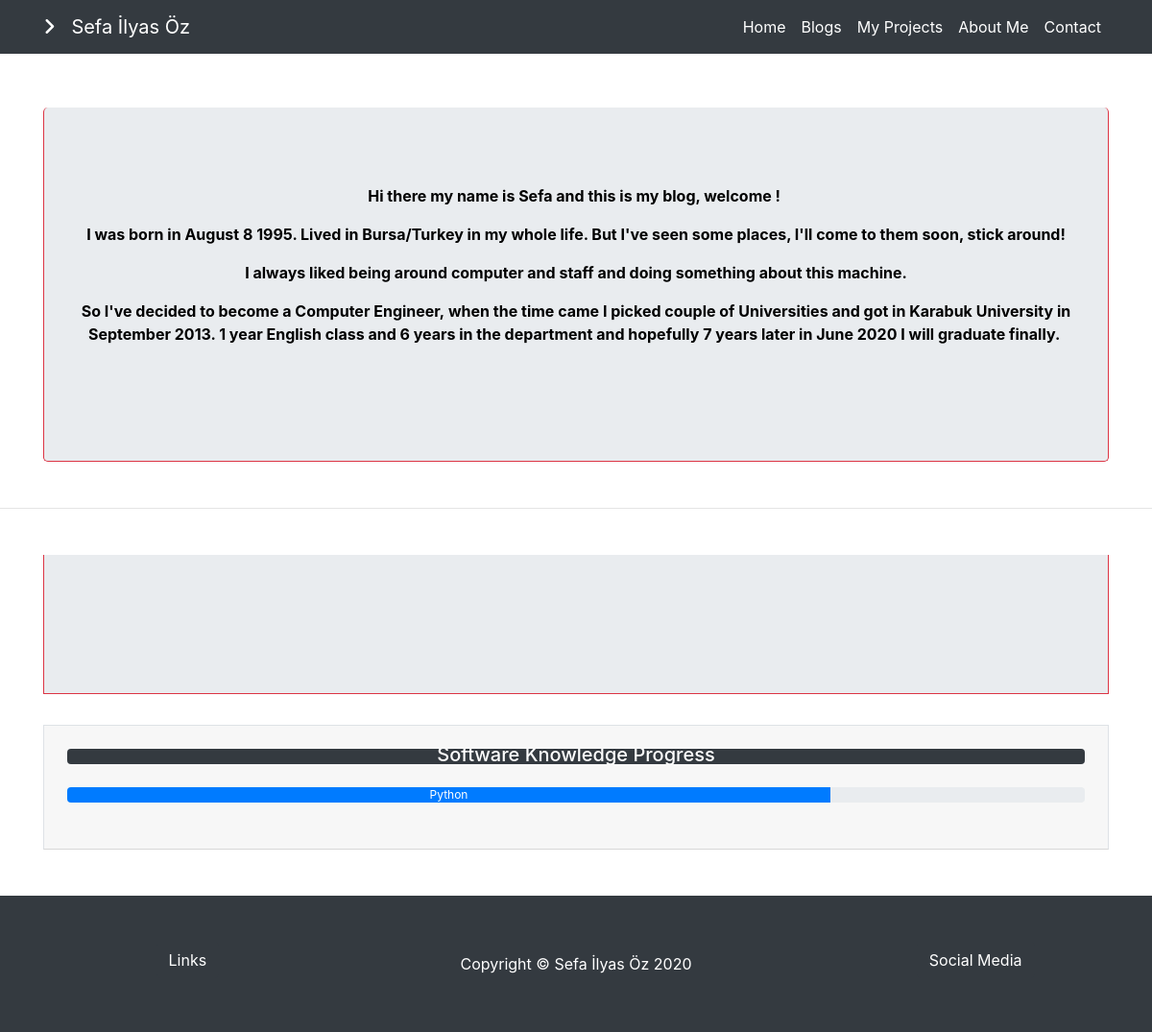
Before: /aboutme with the older database file.
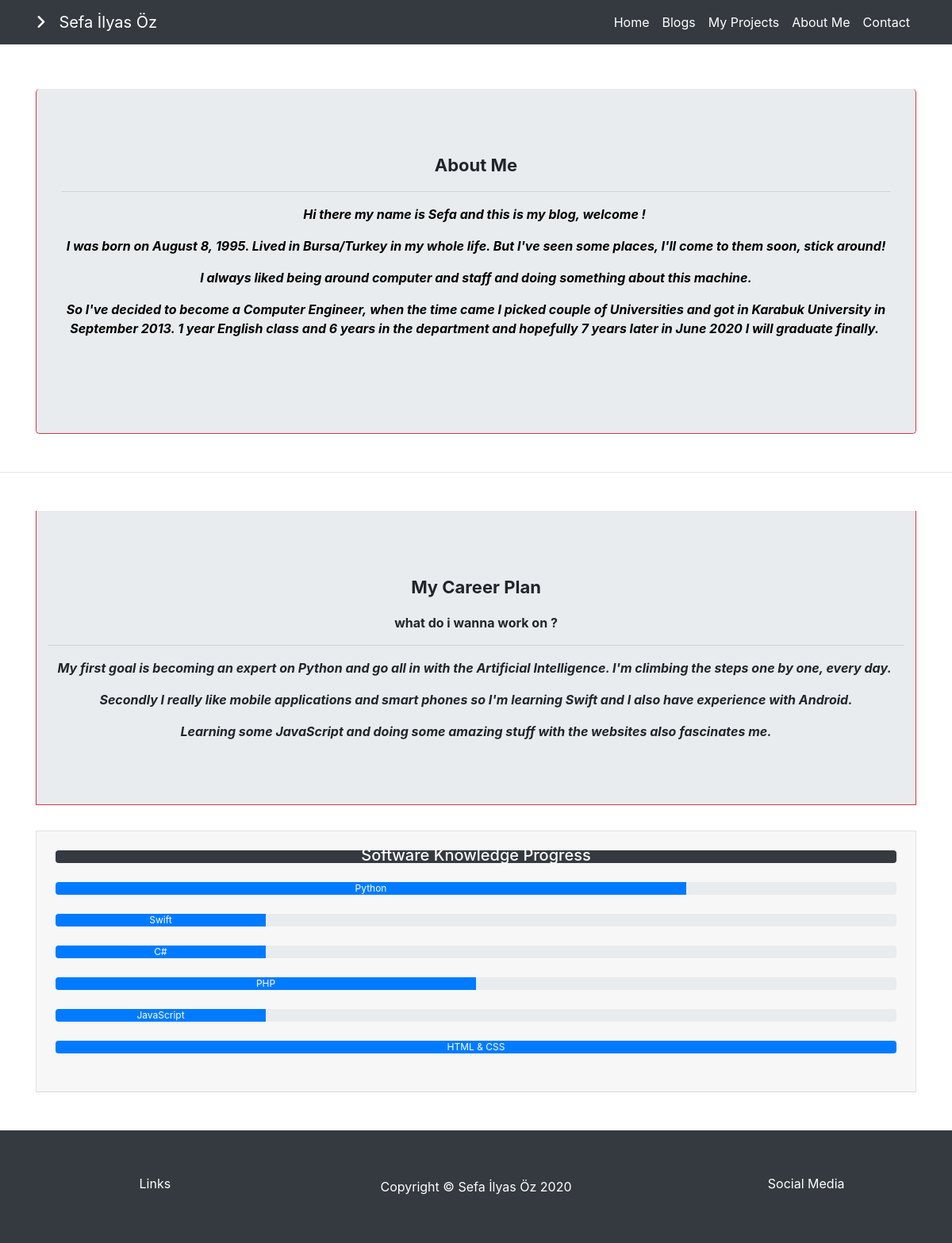
After: the same page with the newer database file.
### pages/models.py (models this page shows, shortened)
class Setting(models.Model):
    STATUS = (
        ('TRUE', 'EVET'),
        ('FALSE', 'HAYIR'),
    )
    title = models.CharField(blank=True, max_length=150, verbose_name="Site Adı")
    keywords = models.CharField(blank=True, max_length=100)
    description = models.CharField(blank=True, max_length=100)
    company = models.CharField(blank=True, max_length=100, verbose_name="Şirket Adı")
    address = models.CharField(blank=True, max_length=200, verbose_name="Adres")
    phone = models.CharField(blank=True, max_length=15, verbose_name="Telefon")
    fax = models.CharField(blank=True, max_length=15, verbose_name="Fax")
    email = models.CharField(blank=True, max_length=100, verbose_name="Email")
    smtpserver = models.CharField(blank=True, max_length=100)
    smtpemail = models.CharField(blank=True, max_length=100)
    smtppassword = models.CharField(blank=True, max_length=100)
    smtpport = models.CharField(blank=True, max_length=10)
    icon = models.ImageField(blank=True, upload_to='',verbose_name="Logo")
    facebook = models.CharField(blank=True, max_length=100)
    twitter = models.CharField(blank=True, max_length=100)
    instagram = models.CharField(blank=True, max_length=100)
    youtube = models.CharField(blank=True, max_length=100, default="")
    github = models.CharField(blank=True, max_length=100, default="")
    kariyer = models.CharField(blank=True, max_length=100, default="")
    aboutme = RichTextField()
    contact = RichTextField()
    career = RichTextField()
    welcoming = RichTextField()
    status = models.CharField(max_length=10, choices=STATUS)
    create_at = models.DateTimeField(auto_now_add=True)
    update_at = models.DateTimeField(auto_now=True)
    def image_tag(self):
        return mark_safe('<img src="{}" height="50" />'.format(self.icon.url))
    image_tag.short_description = 'Logo'

### projects/models.py (models this page shows, shortened)
class Language(models.Model):
    STATUS = (
        ('Yayında', 'Yayında'),
        ('Yeni', 'Yeni'),
        ('Kaldırıldı', 'Kaldırıldı'),
    )
    name = models.CharField(blank=True, max_length=250, verbose_name="Dil")
    progress = models.IntegerField(blank=True, verbose_name="İlerleme", default=0)
    numberofprojects = models.IntegerField(blank=True, verbose_name="Yapılan Proje Sayısı", default=0)
    status = models.CharField(blank=True, choices=STATUS, default='Yeni', max_length=15)
    created_date = models.DateTimeField(auto_now_add=True, verbose_name="Oluşturulma Tarihi")
    updated_date = models.DateTimeField(auto_now=True, verbose_name="Güncellenme Tarihi")

### pages/views.py (the view)
# urls.py: path('aboutme', views.aboutme, name="about"),
def aboutme(request):
    settings = Setting.objects.get(pk=1)
    languages = Language.objects.filter(status='Yayında')
    context = {'settings': settings, 'languages': languages}
    return render(request, 'pages/about.html', context)

### templates/pages/about.html
{% extends 'homebase.html' %}
{% block content %}
<div class="container">
    <div class="jumbotron text-center border-left border-right border-bottom border-danger ">
        <p> {{ settings.aboutme | safe }} </p>
    </div>
</div>
<hr class="mb-5 mt-5">
<div class="container">
    <div class="jumbotron-fluid text-center jumbotron border-left border-right border-bottom border-danger">
        <div class="container">
            <p>
                {{ settings.career | safe }}
            </p>
        </div>
    </div>
    <div class="card-header text-center navbar-expand p-4 mb-5 border-left border-right border-top ">
        <div class="progress ">
            <div class="progress-bar bg-dark pt-2 pb-1" style="width: 100%;">
                <h5 class="display-5">
                    Software Knowledge Progress
                </h5>
            </div>
        </div>
        <br>
        {% for lang in languages %}
            <div class="progress">
                <div class="progress-bar w-{{ lang.progress }}">
                    {{ lang.name }}
                </div>
            </div>
            <br>
        {% endfor %}
    </div>
</div>
{% endblock %}

### templates/homebase.html (shortened to what this page needs)
<!DOCTYPE html>
<html lang="en">
<head>
    {% load static %}
    <link rel="stylesheet" href="https://stackpath.bootstrapcdn.com/bootstrap/4.4.1/css/bootstrap.min.css">
</head>
<body>
    {% include "pages/navbar.html" %}
    {% block content %} {% endblock %}
    {% include "pages/footer.html" %}
</body>
</html>

### templates/pages/navbar.html (shortened to what this page needs)
 <navbar class="navbar navbar-expand-md bg-dark mb-5 fixed-top">
        <div class="container">
            <a href="/" class="navbar-brand text-white">
                <i class="fas fa-angle-right"> </i> &nbsp; Sefa İlyas Öz
            </a>
            <div id="navbarCollapse" class="collapse navbar-collapse">
                <ul class="navbar-nav ml-auto">
                    <li class="nav-item">
                        <a href="/" class="nav-link ac text-white">
                            Home
                        </a>
                    </li>
                    <li class="nav-item">
                        <a href="/blogs" class="nav-link ac text-white">
                            Blogs
                        </a>
                    </li>
                    <li class="nav-item">
                        <a href="/projects" class="nav-link ac text-white">
                            My Projects
                        </a>
                    </li>
                    <li class="nav-item">
                        <a href="/aboutme" class="nav-link ac text-white">
                            About Me
                        </a>
                    </li>
                    <li class="nav-item">
                        <a href="/contact" class="nav-link ac text-white">
                            Contact
                        </a>
                    </li>
                </ul>
            </div>
        </div>
 </navbar>
 <navbarr class="navbar navbar-expand mt-5 mb-5">
 </navbarr>

### templates/pages/footer.html (shortened to what this page needs)
<div class="footer">
    <navbar class="navbar-expand bg-dark p-5 navbar text-white">
        <div class="col-md-4">
            <div class="col-md-6" style="margin: auto">
                    <button class="btn btn-dark d-block mb-2" data-toggle="collapse" data-target="#collapse-btn-1">Links</button>
            </div>
        </div>
        <div class="col-md-4 text-center">
            Copyright &copy; {{ settings.title }} 2020
        </div>
        <div class="col-md-4">
           <div class="col-md-7" style="margin-left: auto">
                    <button class="btn btn-dark d-block mb-2" data-toggle="collapse" data-target="#collapse-btn-2">Social Media</button>
            </div>
        </div>
    </navbar>
</div>

Changed rows visible on the page:
changed Setting "Sefa İlyas Öz": aboutme "Hi there my name is Sefa and this is my blog, welcome ! I was born in August 8 1995. Lived in Bursa/Turkey…" → "About Me Hi there my name is Sefa and this is my blog, welcome ! I was born on August 8, 1995. Lived in Bursa/Turkey…"; career (not shown) → "My Career Plan what do i wanna work on ? My first goal is becoming an expert on Python and go all in with the Artificial Intelligence. I'm climbing the steps one by one, every day. Secondly I really like mobile applications and smart phones so I'm learning Swift and I also have experience with Android. Learning some JavaScript and doing some amazing stuff with the websites also fascinates me."
added Language: name "Swift"
added Language: name "C#"
added Language: name "PHP"
added Language: name "JavaScript"
added Language: name "HTML & CSS"
